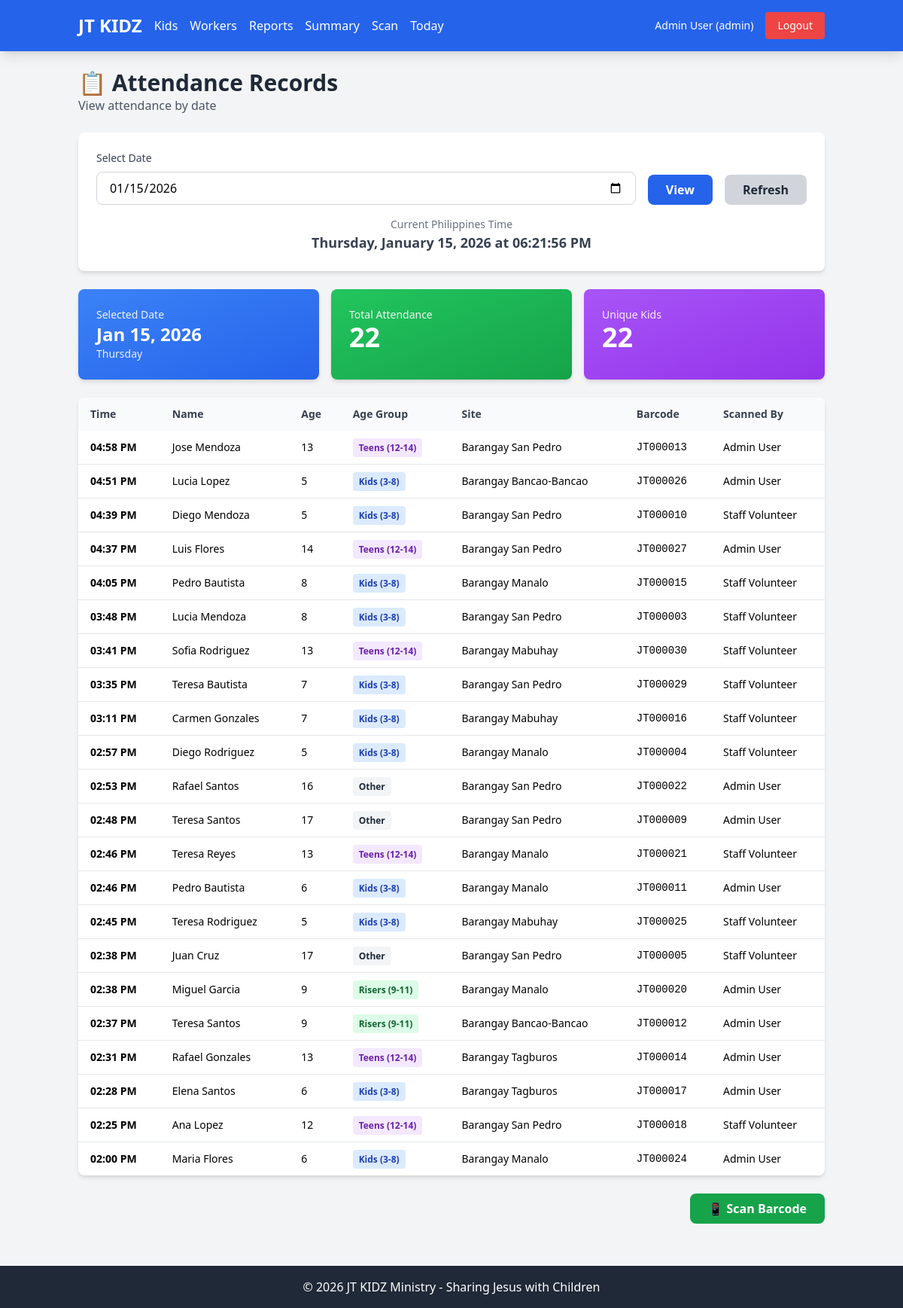
/attendance/today (signed in), run on the app's committed database.
### models.py (models this page shows, shortened)
class User(db.Model):
    __tablename__ = 'users'
    id = db.Column(db.Integer, primary_key=True)
    name = db.Column(db.String(100), nullable=False)
    email = db.Column(db.String(120), unique=True, nullable=False)
    password = db.Column(db.String(255), nullable=False)
    role = db.Column(db.String(20), nullable=False, default='staff')  # 'admin' or 'staff'
    assigned_sites = db.Column(db.Text, nullable=True)  # JSON array of assigned sites for staff
    created_at = db.Column(db.DateTime, default=datetime.utcnow)

class Attendance(db.Model):
    __tablename__ = 'attendance'
    id = db.Column(db.Integer, primary_key=True)
    kid_id = db.Column(db.Integer, db.ForeignKey('kids.id'), nullable=False)
    site = db.Column(db.String(100), nullable=False)
    scan_date = db.Column(db.Date, nullable=False)
    scan_time = db.Column(db.Time, nullable=False)
    scanned_by = db.Column(db.Integer, db.ForeignKey('users.id'), nullable=False)
    created_at = db.Column(db.DateTime, default=datetime.utcnow)
    scanner = db.relationship('User', backref='scans_made', lazy=True)

class Kid(db.Model):
    __tablename__ = 'kids'
    id = db.Column(db.Integer, primary_key=True)
    full_name = db.Column(db.String(100), nullable=False)
    birthday = db.Column(db.Date, nullable=True)  # New: Birthday field
    gender = db.Column(db.String(10), nullable=True)  # New: 'Male' or 'Female'
    profile_pic = db.Column(db.String(255), nullable=True)  # New: Profile picture filename
    site = db.Column(db.String(100), nullable=False)
    barcode = db.Column(db.String(50), unique=True, nullable=False)
    status = db.Column(db.String(20), nullable=False, default='active')  # 'active' or 'inactive'
    created_at = db.Column(db.DateTime, default=datetime.utcnow)
    attendance_records = db.relationship('Attendance', backref='kid', lazy=True)
    @property
    def age(self):
        if not self.birthday:
            return 0
        from datetime import date
        today = date.today()
        age = today.year - self.birthday.year
        if (today.month, today.day) < (self.birthday.month, self.birthday.day):
            age -= 1
        return age
    @property
    def age_group(self):
        current_age = self.age
        if 3 <= current_age <= 8:
            return 'Kids (3-8)'
        elif 9 <= current_age <= 11:
            return 'Risers (9-11)'
        elif 12 <= current_age <= 14:
            return 'Teens (12-14)'
        else:
            return 'Other'

### blueprints/attendance.py (the view)
@attendance_bp.route('/today')
@login_required
def today_attendance():
    selected_date = request.args.get('date', '')
    if selected_date:
        try:
            view_date = datetime.strptime(selected_date, '%Y-%m-%d').date()
        except:
            view_date = get_current_date()
    else:
        view_date = get_current_date()
    current_user = User.query.get(session['user_id'])
    query = db.session.query(Attendance, Kid, User).join(Kid).join(User, Attendance.scanned_by == User.id).filter(
        Attendance.scan_date == view_date
    )
    if current_user.role == 'staff':
        assigned_sites = current_user.get_assigned_sites()
        if assigned_sites:
            query = query.filter(Kid.site.in_(assigned_sites))
        else:
            query = query.filter(Kid.id == -1)
    records = query.order_by(Attendance.scan_time.desc()).all()
    return render_template('attendance_today.html', records=records, date=view_date, selected_date=selected_date)

### app.py (called while the page is built)
@app.context_processor
def inject_user():
    return dict(
        current_user_name=session.get('user_name'),
        current_user_role=session.get('user_role')
    )

### blueprints/attendance.py (called while the page is built)
def get_current_datetime():
    from config import Config
    return datetime.now(Config.TIMEZONE)

def get_current_date():
    return get_current_datetime().date()

### blueprints/auth.py (called while the page is built)
def login_required(f):
    @wraps(f)
    def decorated_function(*args, **kwargs):
        if 'user_id' not in session:
            flash('Please log in to access this page.', 'warning')
            return redirect(url_for('auth.login'))
        return f(*args, **kwargs)
    return decorated_function

### templates/attendance_today.html (shortened to what this page needs)
{% extends "base.html" %}
{% block content %}
<div class="mb-6">
    <h1 class="text-3xl font-bold text-gray-800">📋 Attendance Records</h1>
    <p class="text-gray-600">View attendance by date</p>
</div>
<div class="bg-white rounded-lg shadow-md p-6 mb-6">
    <form method="GET" class="flex flex-wrap gap-4 items-end">
        <div class="flex-1 min-w-[200px]">
            <label class="block text-sm font-medium text-gray-700 mb-2">Select Date</label>
            <input type="date" name="date" value="{{ selected_date if selected_date else date.strftime('%Y-%m-%d') }}"
                   class="w-full px-4 py-2 border border-gray-300 rounded-lg focus:outline-none focus:ring-2 focus:ring-blue-500">
        </div>
        <div>
            <button type="submit" class="bg-blue-600 hover:bg-blue-700 text-white font-semibold py-2 px-6 rounded-lg">
                View
            </button>
        </div>
        <div>
            <a href="{{ url_for('attendance.today_attendance') }}" class="bg-gray-300 hover:bg-gray-400 text-gray-800 font-semibold py-2 px-6 rounded-lg inline-block">
                Refresh
            </a>
        </div>
    </form>
    <div class="mt-4 text-center">
        <p class="text-sm text-gray-500">Current Philippines Time</p>
        <p id="current-time" class="text-lg font-semibold text-gray-700"></p>
    </div>
</div>
<div class="grid grid-cols-1 md:grid-cols-3 gap-4 mb-6">
    <div class="bg-gradient-to-br from-blue-500 to-blue-600 text-white rounded-lg shadow-md p-6">
        <p class="text-sm opacity-90">Selected Date</p>
        <p class="text-2xl font-bold">{{ date.strftime('%b %d, %Y') }}</p>
        <p class="text-sm opacity-90">{{ date.strftime('%A') }}</p>
    </div>
    <div class="bg-gradient-to-br from-green-500 to-green-600 text-white rounded-lg shadow-md p-6">
        <p class="text-sm opacity-90">Total Attendance</p>
        <p class="text-4xl font-bold">{{ records|length }}</p>
    </div>
    <div class="bg-gradient-to-br from-purple-500 to-purple-600 text-white rounded-lg shadow-md p-6">
        <p class="text-sm opacity-90">Unique Kids</p>
        <p class="text-4xl font-bold">{{ records|map(attribute='1.id')|unique|list|length }}</p>
    </div>
</div>
<div class="bg-white rounded-lg shadow-md overflow-hidden">
    <div class="overflow-x-auto">
        <table class="w-full">
            <thead class="bg-gray-50">
                <tr>
                    <th class="px-4 py-3 text-left text-sm font-semibold text-gray-700">Time</th>
                    <th class="px-4 py-3 text-left text-sm font-semibold text-gray-700">Name</th>
                    <th class="px-4 py-3 text-left text-sm font-semibold text-gray-700">Age</th>
                    <th class="px-4 py-3 text-left text-sm font-semibold text-gray-700">Age Group</th>
                    <th class="px-4 py-3 text-left text-sm font-semibold text-gray-700">Site</th>
                    <th class="px-4 py-3 text-left text-sm font-semibold text-gray-700">Barcode</th>
                    <th class="px-4 py-3 text-left text-sm font-semibold text-gray-700">Scanned By</th>
                </tr>
            </thead>
            <tbody class="divide-y divide-gray-200">
                {% if records %}
                    {% for attendance, kid, user in records %}
                    <tr class="hover:bg-gray-50">
                        <td class="px-4 py-3 text-sm font-semibold">{{ attendance.scan_time.strftime('%I:%M %p') }}</td>
                        <td class="px-4 py-3 text-sm font-medium">{{ kid.full_name }}</td>
                        <td class="px-4 py-3 text-sm">{{ kid.age }}</td>
                        <td class="px-4 py-3 text-sm">
                            <span class="{% if kid.age_group == 'Kids (3-8)' %}bg-blue-100 text-blue-800{% elif kid.age_group == 'Risers (9-11)' %}bg-green-100 text-green-800{% elif kid.age_group == 'Teens (12-14)' %}bg-purple-100 text-purple-800{% else %}bg-gray-100 text-gray-800{% endif %} text-xs font-semibold px-2 py-1 rounded">
                                {{ kid.age_group }}
                            </span>
                        </td>
                        <td class="px-4 py-3 text-sm">{{ kid.site }}</td>
                        <td class="px-4 py-3 text-sm font-mono">{{ kid.barcode }}</td>
                        <td class="px-4 py-3 text-sm">{{ user.name }}</td>
                    </tr>
                    {% endfor %}
                {% endif %}
            </tbody>
        </table>
    </div>
</div>
<div class="mt-6 flex justify-between items-center">
    <a href="{{ url_for('attendance.scan_page') }}" class="bg-green-600 hover:bg-green-700 text-white font-semibold py-2 px-6 rounded-lg">
        📱 Scan Barcode
    </a>
</div>
{% endblock %}

### templates/base.html (shortened to what this page needs)
<!DOCTYPE html>
<html lang="en">
<head>
    <script src="https://cdn.tailwindcss.com"></script>
</head>
<body class="bg-gray-100 min-h-screen">
    {% if current_user_name %}
    <nav class="bg-blue-600 text-white shadow-lg no-print">
        <div class="container mx-auto px-4">
            <div class="flex items-center justify-between py-4">
                <div class="flex items-center space-x-4">
                    <a href="{{ url_for('dashboard') }}" class="text-2xl font-bold">JT KIDZ</a>
                    {% if current_user_role == 'admin' %}
                    <a href="{{ url_for('kids.list_kids') }}" class="hover:text-blue-200">Kids</a>
                    <a href="{{ url_for('users.list_users') }}" class="hover:text-blue-200">Workers</a>
                    <a href="{{ url_for('reports.site_report') }}" class="hover:text-blue-200">Reports</a>
                    <a href="{{ url_for('reports.attendance_summary') }}" class="hover:text-blue-200">Summary</a>
                    {% else %}
                    <a href="{{ url_for('kids.list_kids') }}" class="hover:text-blue-200">Kids</a>
                    {% endif %}
                    <a href="{{ url_for('attendance.scan_page') }}" class="hover:text-blue-200">Scan</a>
                    <a href="{{ url_for('attendance.today_attendance') }}" class="hover:text-blue-200">Today</a>
                </div>
                <div class="flex items-center space-x-4">
                    <span class="text-sm">{{ current_user_name }} ({{ current_user_role }})</span>
                    <a href="{{ url_for('auth.logout') }}" class="bg-red-500 hover:bg-red-600 px-4 py-2 rounded text-sm">Logout</a>
                </div>
            </div>
        </div>
    </nav>
    {% endif %}
    <div class="container mx-auto px-4 py-6">
        {% block content %}{% endblock %}
    </div>
    <footer class="bg-gray-800 text-white text-center py-4 mt-8 no-print">
        <p>&copy; 2026 JT KIDZ Ministry - Sharing Jesus with Children</p>
    </footer>
</body>
</html>

### data on the page
User: name "Admin User", role "admin"
Attendance: scan_time "04:58 PM", full_name "Jose Mendoza", age "13", age_group "Teens (12-14)", site "Barangay San Pedro", barcode "JT000013", name "Admin User"
Attendance: scan_time "04:51 PM", full_name "Lucia Lopez", age "5", age_group "Kids (3-8)", site "Barangay Bancao-Bancao", barcode "JT000026", name "Admin User"
Attendance: scan_time "04:39 PM", full_name "Diego Mendoza", age "5", age_group "Kids (3-8)", site "Barangay San Pedro", barcode "JT000010", name "Staff Volunteer"
Attendance: scan_time "04:37 PM", full_name "Luis Flores", age "14", age_group "Teens (12-14)", site "Barangay San Pedro", barcode "JT000027", name "Admin User"
Attendance: scan_time "04:05 PM", full_name "Pedro Bautista", age "8", age_group "Kids (3-8)", site "Barangay Manalo", barcode "JT000015", name "Staff Volunteer"
Attendance: scan_time "03:48 PM", full_name "Lucia Mendoza", age "8", age_group "Kids (3-8)", site "Barangay San Pedro", barcode "JT000003", name "Staff Volunteer"
Attendance: scan_time "03:41 PM", full_name "Sofia Rodriguez", age "13", age_group "Teens (12-14)", site "Barangay Mabuhay", barcode "JT000030", name "Staff Volunteer"
Attendance: scan_time "03:35 PM", full_name "Teresa Bautista", age "7", age_group "Kids (3-8)", site "Barangay San Pedro", barcode "JT000029", name "Staff Volunteer"
Attendance: scan_time "03:11 PM", full_name "Carmen Gonzales", age "7", age_group "Kids (3-8)", site "Barangay Mabuhay", barcode "JT000016", name "Staff Volunteer"
Attendance: scan_time "02:57 PM", full_name "Diego Rodriguez", age "5", age_group "Kids (3-8)", site "Barangay Manalo", barcode "JT000004", name "Staff Volunteer"
Attendance: scan_time "02:53 PM", full_name "Rafael Santos", age "16", age_group "Other", site "Barangay San Pedro", barcode "JT000022", name "Admin User"
Attendance: scan_time "02:48 PM", full_name "Teresa Santos", age "17", age_group "Other", site "Barangay San Pedro", barcode "JT000009", name "Admin User"
Attendance: scan_time "02:46 PM", full_name "Teresa Reyes", age "13", age_group "Teens (12-14)", site "Barangay Manalo", barcode "JT000021", name "Staff Volunteer"
Attendance: scan_time "02:46 PM", full_name "Pedro Bautista", age "6", age_group "Kids (3-8)", site "Barangay Manalo", barcode "JT000011", name "Admin User"
Attendance: scan_time "02:45 PM", full_name "Teresa Rodriguez", age "5", age_group "Kids (3-8)", site "Barangay Mabuhay", barcode "JT000025", name "Staff Volunteer"
Attendance: scan_time "02:38 PM", full_name "Juan Cruz", age "17", age_group "Other", site "Barangay San Pedro", barcode "JT000005", name "Staff Volunteer"
Attendance: scan_time "02:38 PM", full_name "Miguel Garcia", age "9", age_group "Risers (9-11)", site "Barangay Manalo", barcode "JT000020", name "Admin User"
Attendance: scan_time "02:37 PM", full_name "Teresa Santos", age "9", age_group "Risers (9-11)", site "Barangay Bancao-Bancao", barcode "JT000012", name "Admin User"
Attendance: scan_time "02:31 PM", full_name "Rafael Gonzales", age "13", age_group "Teens (12-14)", site "Barangay Tagburos", barcode "JT000014", name "Admin User"
Attendance: scan_time "02:28 PM", full_name "Elena Santos", age "6", age_group "Kids (3-8)", site "Barangay Tagburos", barcode "JT000017", name "Admin User"
Attendance: scan_time "02:25 PM", full_name "Ana Lopez", age "12", age_group "Teens (12-14)", site "Barangay San Pedro", barcode "JT000018", name "Staff Volunteer"
Attendance: scan_time "02:00 PM", full_name "Maria Flores", age "6", age_group "Kids (3-8)", site "Barangay Manalo", barcode "JT000024", name "Admin User"

### other printed values
{{ date.strftime('%b %d, %Y') }} "Jan 15, 2026"
{{ date.strftime('%A') }} "Thursday"
{{ records|length }} "22"
{{ records|map(attribute='1.id')|unique|list|length }} "22"
